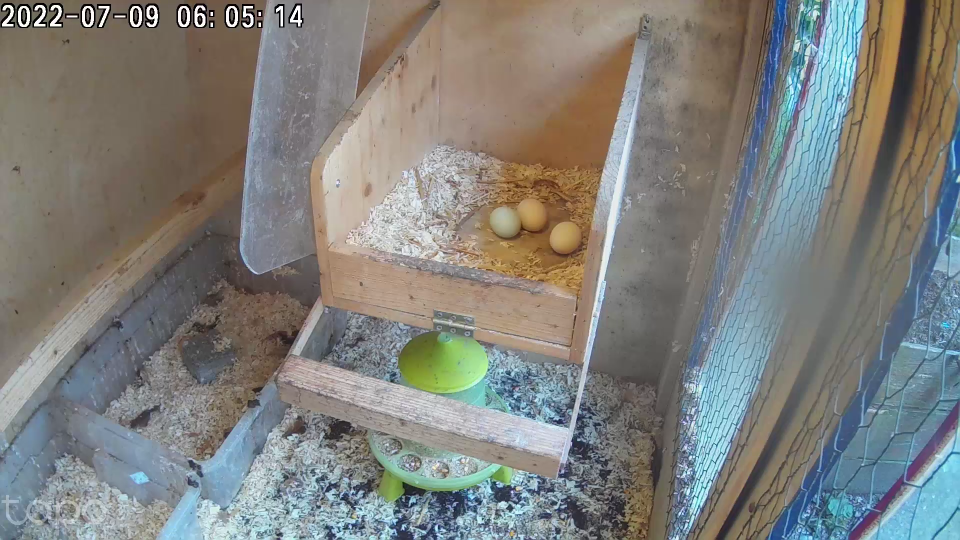
#> input picture experiments/0-test-images/brightsample01.tiff, 1920 x 1080 px (shown at 1/2 size)
$ python blob_detection_test.py
#> lines starting #> are read from the running program, lines starting #| are printed output that depends on the picture
# Blob Detection
# zur Ermoeglichung der Bachelorarbeit

# Bloberkennung von Eiern mit
# Binary Thresholding zur Erkennung
# von Eiern im Nest

# geschrieben von Benjamin H.
# Studiengang: Informatik - Software & Information Engineering
# 6. Semester - Sommersemester 2022

import cv2
import numpy as np

mode = 1

# Blob Detection Parameters
params = cv2.SimpleBlobDetector_Params()

# Area Parameter
params.filterByArea = True
params.minArea = 250

# Inertia Parameter
params.filterByInertia = True
params.minInertiaRatio = 0.2

# Convexity Parameter
params.filterByConvexity = True
params.minConvexity = 0.5

# Circularity Parameter
params.filterByCircularity = True
params.minCircularity = 0.6

# Load Image and Resize
image = cv2.imread("../0-test-images/brightsample01.tiff")
#> image is the input picture: shape (1080, 1920, 3); mean B, G, R 124.1, 128, 127.6
image = cv2.resize(image, (800, 450))
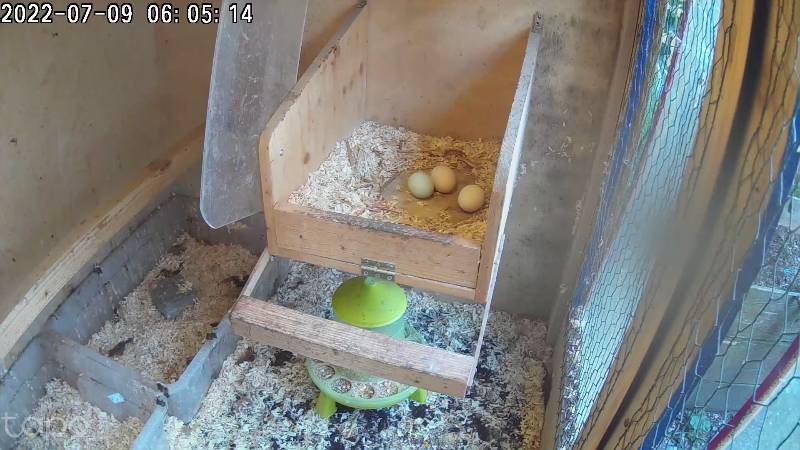
#> image: shape (450, 800, 3); mean B, G, R 124.1, 127.9, 127.5

frame = cv2.cvtColor(image, cv2.COLOR_BGR2GRAY)
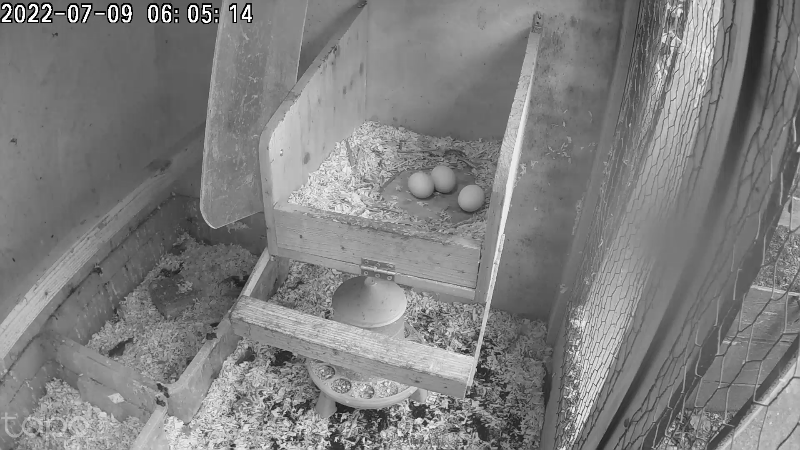
#> frame: shape (450, 800); min 0, max 255, mean 127.3

# Apply Binary Thresholding
if mode == 0:
    _, frame = cv2.threshold(frame, 140, 255, cv2.THRESH_BINARY_INV)
elif mode == 1:
  frame = cv2.GaussianBlur(frame, (3,3), 1)
  frame = cv2.Canny(frame, 60, 50)
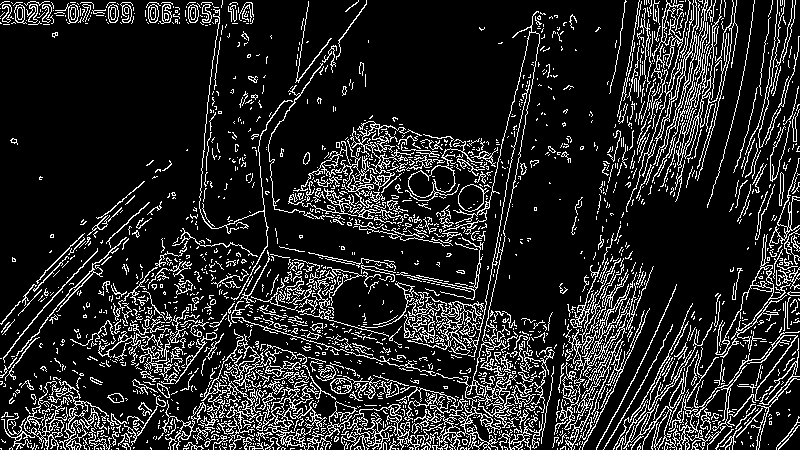
#> frame: shape (450, 800); 14.9% white in thin lines or dots

# Instantiate Detector and detect blobs
detector = cv2.SimpleBlobDetector_create(params)
keypoints = detector.detect(frame)
#> keypoints = 2 keypoints; (x, y, size): (471, 197, 25.6), (341, 386, 18)

# Draw Circles on detected Blobs
im_with_keypoints = cv2.drawKeypoints(frame, keypoints, np.array([]), (0,0,255), cv2.DRAW_MATCHES_FLAGS_DRAW_RICH_KEYPOINTS)

# Show Result
cv2.imshow("Blob Detection", im_with_keypoints)

# While Loop for exiting the program
while True:

    if cv2.waitKey(1) & 0xFF == ord('q'):
#> (key q is pressed here)
        break

cv2.destroyAllWindows()
exit()
#> (the program exits here)

$ run again, with experiments/0-test-images/brightsample02.tiff copied over experiments/0-test-images/brightsample01.tiff
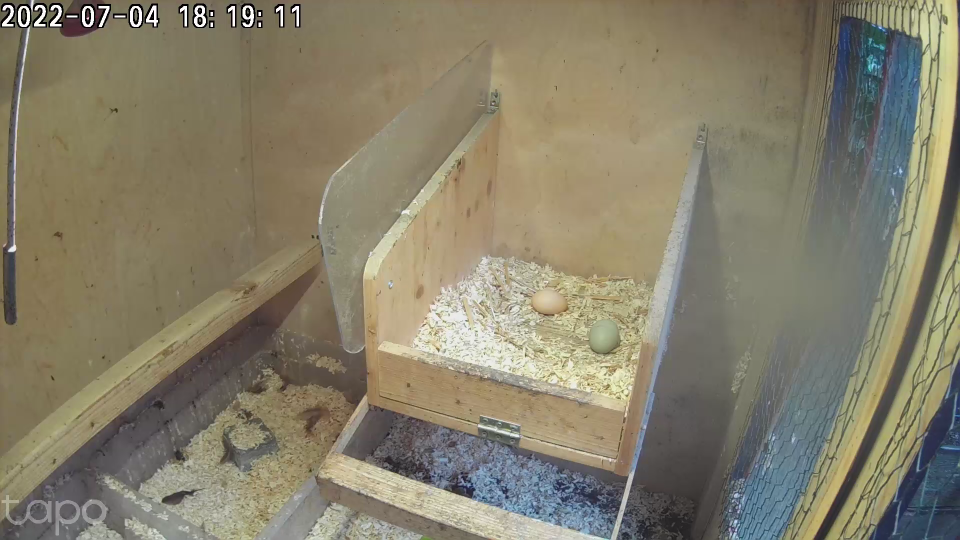
#> input picture experiments/0-test-images/brightsample02.tiff, 1920 x 1080 px (shown at 1/2 size)
#> image is the input picture: shape (1080, 1920, 3); mean B, G, R 106.8, 127.3, 133.6
#> image: shape (450, 800, 3)
#> `frame = cv2.cvtColor(image, cv2.COLOR_BGR2GRAY)`:
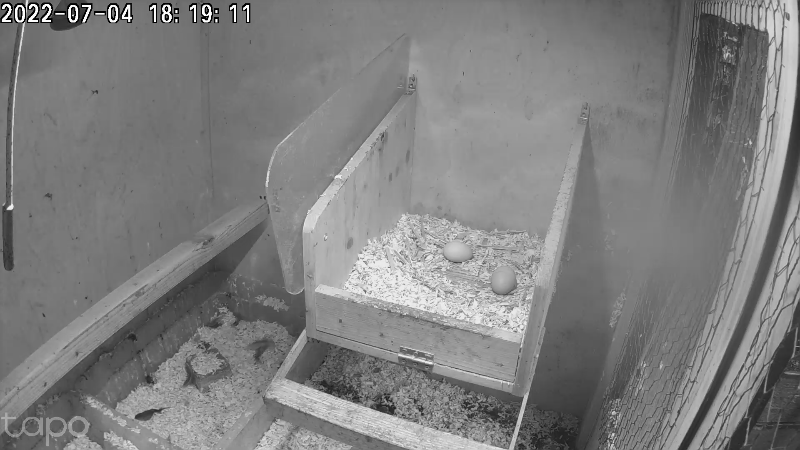
#> frame: shape (450, 800); min 0, max 255, mean 126.7
#> `frame = cv2.Canny(frame, 60, 50)`:
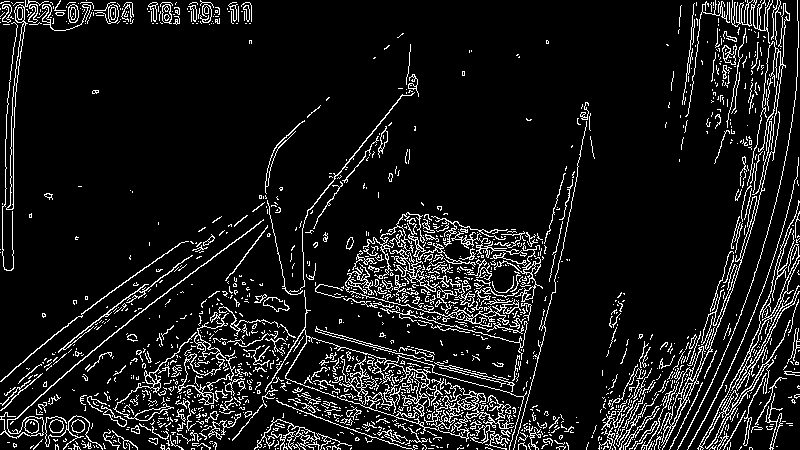
#> frame: shape (450, 800); 9.7% white in thin lines or dots
#> keypoints = ()
#> im_with_keypoints: shape (450, 800, 3); 9.7% white in thin lines or dots

$ run again, with experiments/0-test-images/sample01.tiff copied over experiments/0-test-images/brightsample01.tiff
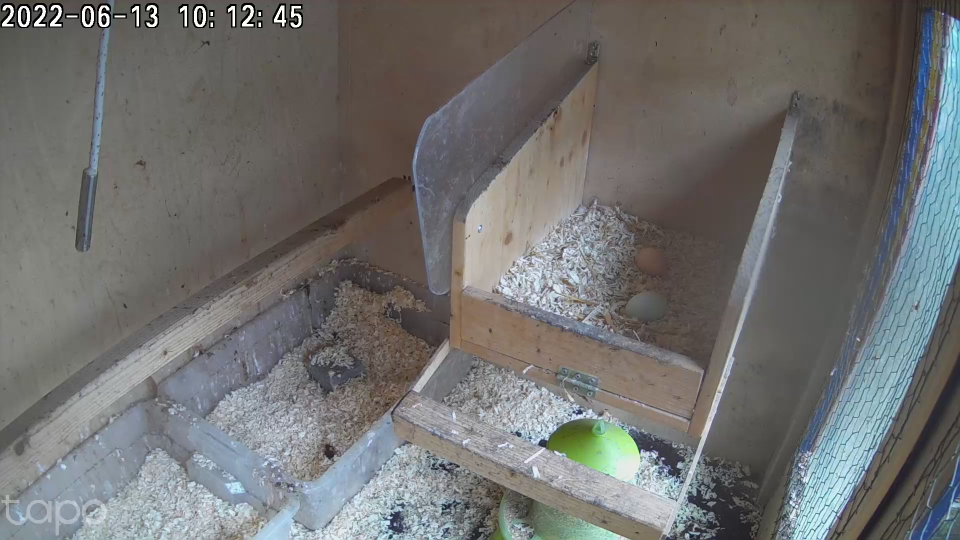
#> input picture experiments/0-test-images/sample01.tiff, 1920 x 1080 px (shown at 1/2 size)
#> image is the input picture: shape (1080, 1920, 3); mean B, G, R 111, 111.8, 112
#> `image = cv2.resize(image, (800, 450))`:
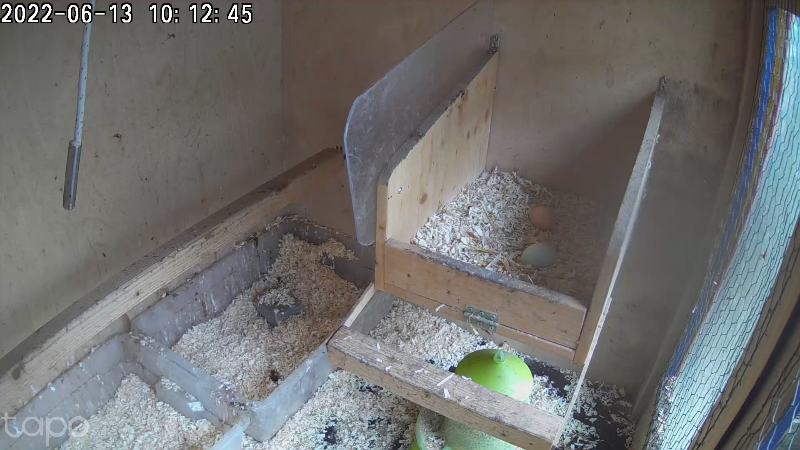
#> image: shape (450, 800, 3); mean B, G, R 111, 111.7, 112
#> `frame = cv2.Canny(frame, 60, 50)`:
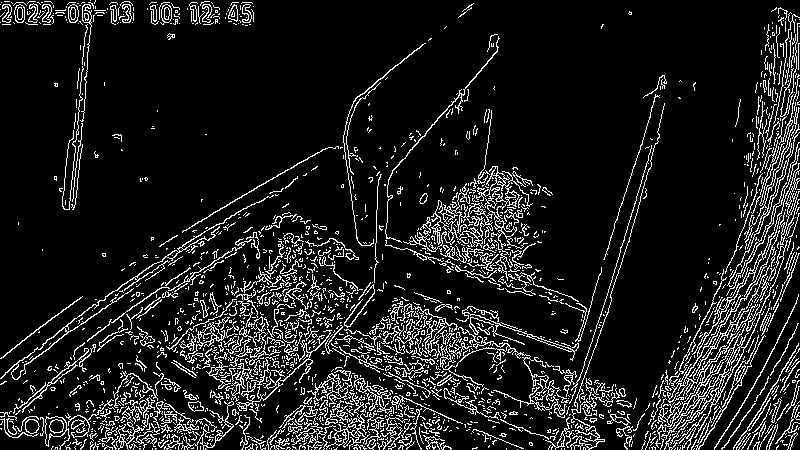
#> frame: shape (450, 800); 11.4% white in thin lines or dots
#> keypoints = ()
#> im_with_keypoints: shape (450, 800, 3); 11.4% white in thin lines or dots
